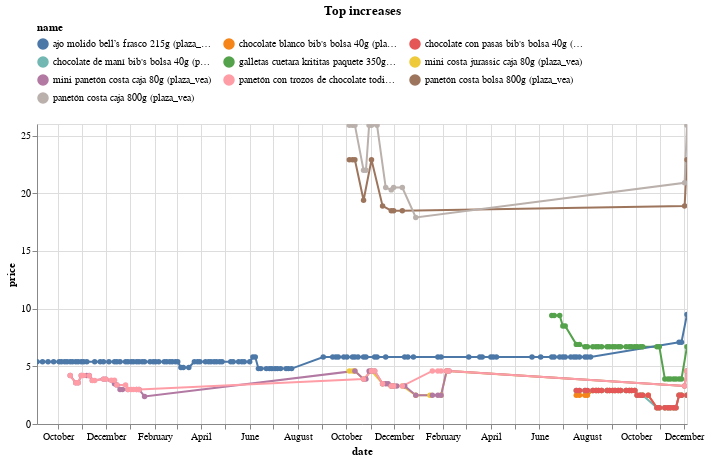

Notebook cell for this chart:
### Code cell
(top_changes
 .sort_values('change')
 .tail(10)
 .pipe(plot_changes, 'Top increases')
)

### Figure 1 — Vega-Lite specification as saved in the notebook (floating-point values rounded to 4 significant figures; data arrays with more than 128 entries replaced by an {"elided": "..."} marker saying what was removed)
{"config": {"view": {"continuousWidth": 300, "continuousHeight": 300}, "legend": {"columns": 3, "orient": "top"}}, "data": {"name": "data-6e20d63b993e1119fe8c6146418970ca"}, "mark": {"type": "line", "point": true}, "encoding": {"color": {"field": "name", "scale": {"domain": ["ajo molido bell’s frasco 215g (plaza_vea)", "chocolate blanco bib's bolsa 40g (plaza_vea)", "chocolate con pasas bib's bolsa 40g (plaza_vea)", "chocolate de maní bib's bolsa 40g (plaza_vea)", "galletas cuetara krititas paquete 350g (plaza_vea)", "mini costa jurassic caja 80g (plaza_vea)", "mini panetón costa caja 80g (plaza_vea)", "panetón con trozos de chocolate todinno cioccolato caja 80g (plaza_vea)", "panetón costa bolsa 800g (plaza_vea)", "panetón costa caja 800g (plaza_vea)"]}, "type": "nominal"}, "tooltip": [{"field": "name", "type": "nominal"}, {"field": "price", "type": "quantitative"}, {"field": "last_price", "type": "quantitative"}], "x": {"field": "date", "type": "temporal"}, "y": {"field": "price", "type": "quantitative"}}, "params": [{"name": "param_5", "select": {"type": "point", "fields": ["name"]}, "bind": "legend"}, {"name": "param_6", "select": {"type": "interval", "encodings": ["x", "y"]}, "bind": "scales"}], "title": "Top increases", "transform": [{"filter": {"param": "param_5"}}], "width": 650, "$schema": "https://vega.github.io/schema/vega-lite/v5.20.1.json", "datasets": {"data-6e20d63b993e1119fe8c6146418970ca": {"elided": "357 records"}}}
